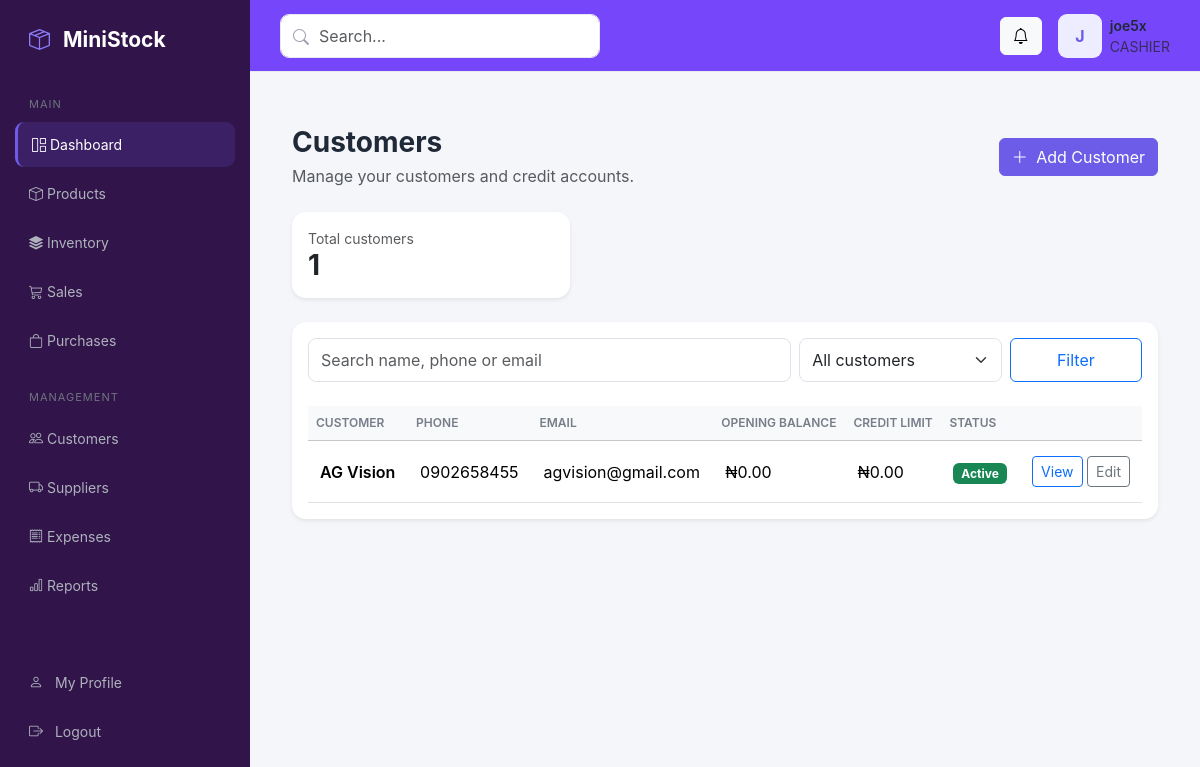
Screenshot of /customers/ (signed in) with the database file from the repository.
### accounts/models.py (models this page shows, shortened)
class User(AbstractUser):
    class Role(models.TextChoices):
        ADMIN = "ADMIN", "Administrator"
        MANAGER = "MANAGER", "Manager"
        CASHIER = "CASHIER", "Cashier"
        STOREKEEPER = "STOREKEEPER", "Storekeeper"
    role = models.CharField(
        max_length=20,
        choices=Role.choices,
        default=Role.CASHIER,
    )
    phone = models.CharField(
        max_length=30,
        blank=True,
    )

### customers/models.py (models this page shows, shortened)
class Customer(models.Model):
    name = models.CharField(max_length=200)
    phone = models.CharField(max_length=30, blank=True)
    email = models.EmailField(blank=True)
    address = models.TextField(blank=True)
    opening_balance = models.DecimalField(
        max_digits=12,
        decimal_places=2,
        default=0,
    )
    credit_limit = models.DecimalField(
        max_digits=12,
        decimal_places=2,
        default=0,
    )
    is_active = models.BooleanField(default=True)
    created_at = models.DateTimeField(auto_now_add=True)
    updated_at = models.DateTimeField(auto_now=True)
    class Meta:
        ordering = ["name"]

### customers/views.py (the view)
# urls.py: path("", views.customer_list, name="customer_list"),
@login_required
def customer_list(request):
    customers = Customer.objects.all()
    query = request.GET.get("q", "").strip()
    status = request.GET.get("status", "")
    if query:
        customers = customers.filter(
            Q(name__icontains=query)
            | Q(phone__icontains=query)
            | Q(email__icontains=query)
        )
    if status in ("active", "inactive"):
        customers = customers.filter(
            is_active=(status == "active")
        )
    paginator = Paginator(customers, 10)
    page_obj = paginator.get_page(request.GET.get("page"))
    return render(request, "customers/customer_list.html", {
        "page_obj": page_obj,
        "customers": page_obj.object_list,
        "query": query,
        "status": status,
        "total_customers": Customer.objects.count(),
    })

### templates/customers/customer_list.html (shortened to what this page needs)
{% extends "base.html" %}
{% block content %}
<div class="container-fluid py-4">
    <div class="d-flex flex-wrap justify-content-between align-items-center gap-3 mb-4">
        <div>
            <h3 class="fw-bold mb-1">Customers</h3>
            <p class="text-muted mb-0">Manage your customers and credit accounts.</p>
        </div>
        <a href="{% url 'customers:customer_create' %}" class="btn btn-primary">
            <i class="bi bi-plus-lg me-1"></i> Add Customer
        </a>
    </div>
    <div class="row g-3 mb-4">
        <div class="col-md-4">
            <div class="card border-0 shadow-sm">
                <div class="card-body">
                    <div class="text-muted small">Total customers</div>
                    <h3 class="fw-bold mb-0">{{ total_customers }}</h3>
                </div>
            </div>
        </div>
    </div>
    <div class="card border-0 shadow-sm">
        <div class="card-body">
            <form method="get" class="row g-2 mb-4">
                <div class="col-md-7">
                    <input type="search" name="q" value="{{ query }}"
                           class="form-control"
                           placeholder="Search name, phone or email">
                </div>
                <div class="col-md-3">
                    <select name="status" class="form-select">
                        <option value="">All customers</option>
                    </select>
                </div>
                <div class="col-md-2 d-grid">
                    <button class="btn btn-outline-primary">Filter</button>
                </div>
            </form>
            <div class="table-responsive">
                <table class="table align-middle table-hover">
                    <thead class="table-light">
                        <tr>
                            <th>Customer</th>
                            <th>Phone</th>
                            <th>Email</th>
                            <th>Opening balance</th>
                            <th>Credit limit</th>
                            <th>Status</th>
                            <th></th>
                        </tr>
                    </thead>
                    <tbody>
                        {% for customer in customers %}
                        <tr>
                            <td class="fw-semibold">{{ customer.name }}</td>
                            <td>{{ customer.phone|default:"—" }}</td>
                            <td>{{ customer.email|default:"—" }}</td>
                            <td>₦{{ customer.opening_balance|floatformat:2 }}</td>
                            <td>₦{{ customer.credit_limit|floatformat:2 }}</td>
                            <td>
                                {% if customer.is_active %}
                                <span class="badge text-bg-success">Active</span>
                                {% else %}
                                <span class="badge text-bg-secondary">Inactive</span>
                                {% endif %}
                            </td>
                            <td class="text-end">
                                <a href="{% url 'customers:customer_detail' customer.pk %}"
                                   class="btn btn-sm btn-outline-primary">View</a>
                                <a href="{% url 'customers:customer_update' customer.pk %}"
                                   class="btn btn-sm btn-outline-secondary">Edit</a>
                            </td>
                        </tr>
                        {% empty %}
                        <tr>
                            <td colspan="7" class="text-center py-5 text-muted">
                                No customers found. Add your first customer.
                            </td>
                        </tr>
                        {% endfor %}
                    </tbody>
                </table>
            </div>
        </div>
    </div>
</div>
{% endblock %}

### templates/base.html (shortened to what this page needs)
{% load static %}
<!DOCTYPE html>
<html lang="en">
<head>
    <link
        href="https://cdn.jsdelivr.net/npm/bootstrap@5.3.3/dist/css/bootstrap.min.css"
        rel="stylesheet"
    >
    <link
        href="https://cdn.jsdelivr.net/npm/bootstrap-icons@1.11.3/font/bootstrap-icons.css"
        rel="stylesheet"
    >
</head>
<body>
<aside class="sidebar">
    <div class="brand">
        <i class="bi bi-box-seam"></i>
        <span>MiniStock</span>
    </div>
    <div class="nav-title">Main</div>
    <a href="{% url 'dashboard:dashboard_home' %}" class="nav-link active">
        <i class="bi bi-grid-1x2"></i>
        <span>Dashboard</span>
    </a>
    <a href="{% url 'products:product_list' %}" class="nav-link">
        <i class="bi bi-box"></i>
        <span>Products</span>
    </a>
    <a href="{% url 'inventory:movement_list' %}" class="nav-link">
        <i class="bi bi-stack"></i>
        <span>Inventory</span>
    </a>
    <a href="{% url 'sales:sale_list' %}" class="nav-link">
        <i class="bi bi-cart3"></i>
        <span>Sales</span>
    </a>
    <a href="{% url 'documents:purchase_list' %}" class="nav-link">
        <i class="bi bi-bag"></i>
        <span>Purchases</span>
    </a>
    <div class="nav-title mt-3">Management</div>
    <a href="{% url 'customers:customer_list' %}" class="nav-link">
        <i class="bi bi-people"></i>
        <span>Customers</span>
    </a>
    <a href="{% url 'suppliers:supplier_list' %}" class="nav-link">
        <i class="bi bi-truck"></i>
        <span>Suppliers</span>
    </a>
    <a href="#" class="nav-link">
        <i class="bi bi-receipt"></i>
        <span>Expenses</span>
    </a>
    <a href="#" class="nav-link">
        <i class="bi bi-bar-chart"></i>
        <span>Reports</span>
    </a>
    <div class="pt-5">
        <a href="{% url 'accounts:profile' %}"
        class="nav-link">
        <i class="bi bi-person me-2"></i>
        My Profile
    </a>
    <form method="post" action="{% url 'accounts:logout' %}">
    <button type="submit" class="nav-link">
        <i class="bi bi-box-arrow-right me-2"></i>
        Logout
    </button>
</form>
</div>
<div class="pt-5 nav-link"></div>
</aside>
<div class="main">
    <header class="topbar">
        <div class="search-box">
            <i class="bi bi-search"></i>
            <input
                type="text"
                class="form-control"
                placeholder="Search..."
            >
        </div>
        <div class="d-flex align-items-center gap-3">
            <button class="btn btn-light">
                <i class="bi bi-bell"></i>
            </button>
            <div class="d-flex align-items-center gap-2">
                <div class="avatar-placeholder">
                    {{ request.user.username|first|upper }}
                </div>
                <div class="d-none d-md-block">
                    <div class="fw-semibold small">
                        {{ request.user.get_full_name|default:request.user.username }}
                    </div>
                    <div class="text-muted small">
                        {{ request.user.role|default:"User" }}
                    </div>
                </div>
            </div>
        </div>
    </header>
    <main class="content">
        {% block content %}
        {% endblock %}
    </main>
</div>
</body>
</html>

### templates/base.html (style rules this page uses)
:root { --primary: #6c5ce7; --primary-dark: #5849c5; --sidebar: #311449; --background: #f5f6fa; --card: #ffffff; --text: #1f2937; --muted: #8a8f9c; --border: #e7e9ef; }
* { box-sizing: border-box; }
body { margin: 0; background: var(--background); color: var(--text); font-family: Inter, -apple-system, BlinkMacSystemFont, "Segoe UI", sans-serif; }
.sidebar { width: 250px; height: 100vh; position: fixed; left: 0; top: 0; background: var(--sidebar); color: white; padding: 24px 15px; z-index: 1000; }
.brand { font-size: 21px; font-weight: 700; padding: 0 14px 30px; }
.brand i { color: #8b7cf8; margin-right: 8px; }
.nav-title { color: #6f7480; font-size: 11px; text-transform: uppercase; letter-spacing: 1px; padding: 10px 14px; }
.sidebar .nav-link { color: #aeb2bd; padding: 12px 14px; border-radius: 9px; margin-bottom: 4px; font-size: 14px; }
.sidebar .nav-link i { width: 25px; }
.sidebar .nav-link:hover, .sidebar .nav-link.active { color: white; background: rgba(108, 92, 231, .18); }
.sidebar .nav-link.active { border-left: 3px solid var(--primary); }
.main { margin-left: 250px; min-height: 100vh; }
.topbar { height: 72px; background: rgb(118, 70, 250); border-bottom: 1px solid var(--border); display: flex; align-items: center; justify-content: space-between; padding: 0 30px; }
.search-box { width: 320px; position: relative; }
.search-box i { position: absolute; left: 13px; top: 11px; color: #9ca3af; }
.search-box input { padding-left: 38px; border: 1px solid var(--border); border-radius: 9px; height: 40px; }
.content { padding: 30px; }
.card { border: 1px solid var(--border); border-radius: 14px; box-shadow: 0 2px 10px rgba(0, 0, 0, .025); }
.btn-primary { background: var(--primary); border-color: var(--primary); }
.table { margin-bottom: 0; }
.table th { color: #777d89; font-size: 12px; font-weight: 600; text-transform: uppercase; white-space: nowrap; }
.table td { vertical-align: middle; padding: 15px 12px; }
.avatar-placeholder { width: 44px; height: 44px; border-radius: 9px; background: #eeecff; color: var(--primary); display: flex; align-items: center; justify-content: center; font-weight: 700; }
.form-control, .form-select { min-height: 44px; border-color: #dfe2e8; border-radius: 8px; }

### rows the page displays
User: user.username|first "J", user.get_full_name "joe5x", user.role "CASHIER"
Customer: name "AG Vision", phone "0902658455", email "agvision@gmail.com", opening_balance "0.00", credit_limit "0.00", is_active "Active"

### other values shown
{{ total_customers }} "1"
